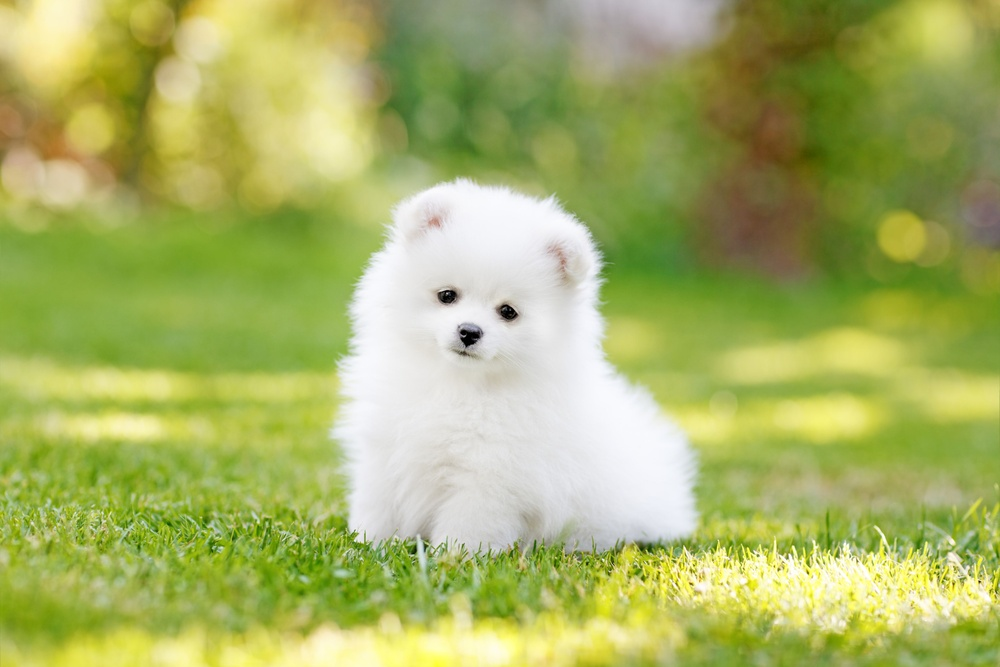
#> input picture other/cv2/images/img1.jpg, 1000 x 667 px, shrunk from 4231 x 2820 before the run
$ python threshold.py
#> lines starting #> are read from the running program, lines starting #| are printed output that depends on the picture; after the words box and inside, x2 and y2 are one past the last pixel; in counts of white or black regions, pixels touching at a corner belong together
import cv2 as cv
import matplotlib.pyplot as plt
'''
cv2.threshold():
参数：
    img:图像对象，必须是灰度图
    thresh:阈值
    maxval：最大值
    type:
        cv2.THRESH_BINARY:     小于阈值的像素置为0，大于阈值的置为maxval
        cv2.THRESH_BINARY_INV： 小于阈值的像素置为maxval，大于阈值的置为0
        cv2.THRESH_TRUNC：      小于阈值的像素不变，大于阈值的置为thresh
        cv2.THRESH_TOZERO       小于阈值的像素置0，大于阈值的不变
        cv2.THRESH_TOZERO_INV   小于阈值的不变，大于阈值的像素置0
返回两个值
    ret:阈值
    img：阈值化处理后的图像
'''

path = './images/img1.jpg'

img = cv.imread(path, 0)
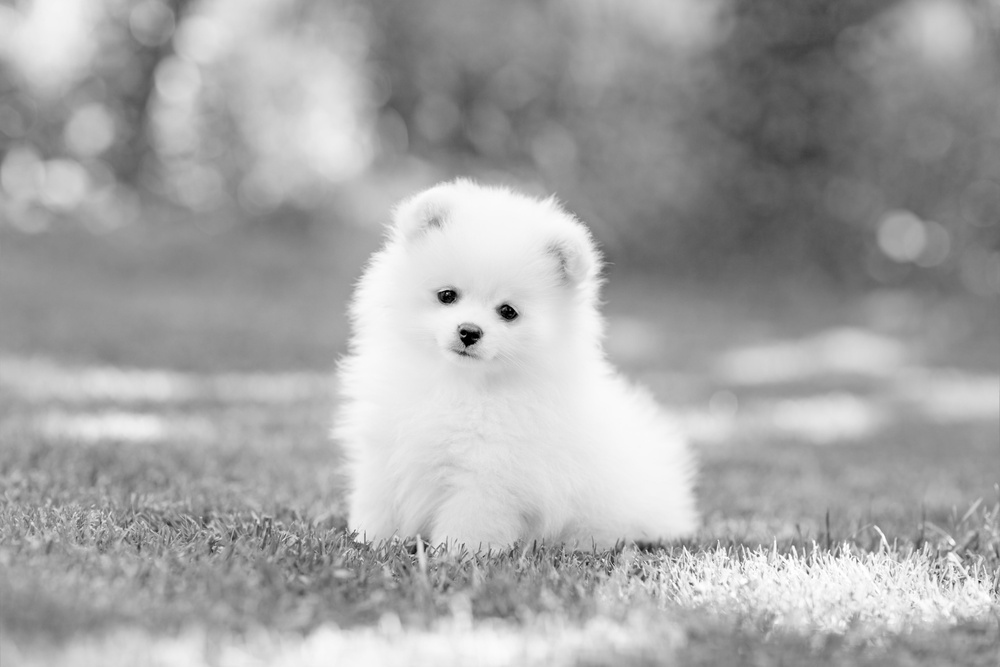
#> img: shape (667, 1000); min 0, max 255, mean 165.9

ret,thre1 = cv.threshold(img, 127, 255, cv.THRESH_BINARY)
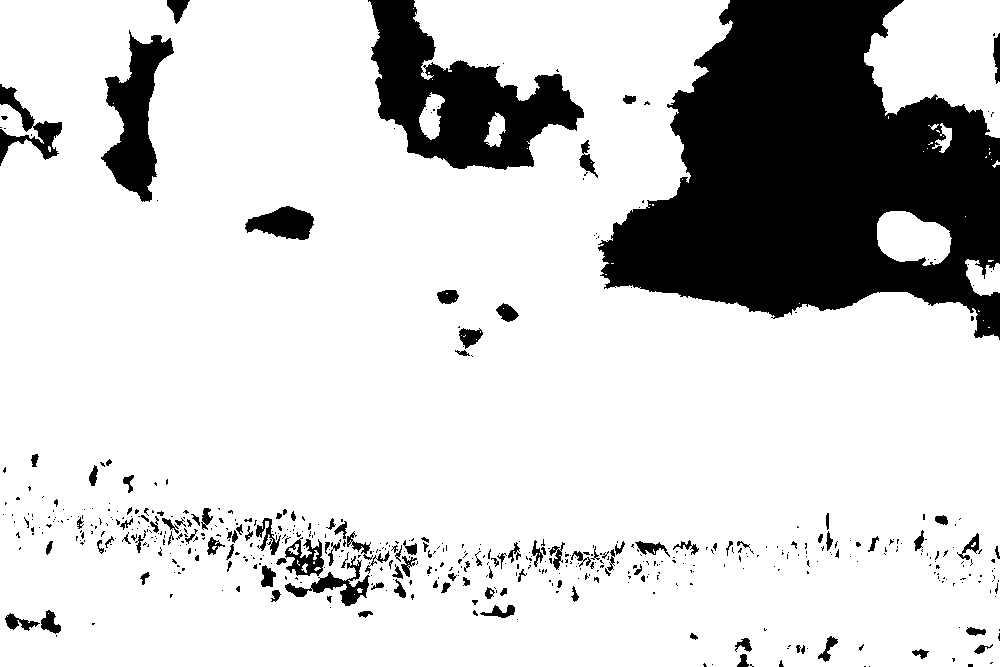
#> thre1: shape (667, 1000); 81.6% white; 561 black regions (433 under 20 px), largest, box (x1, y1, x2, y2) and area: (598, 0, 1000, 340) 83428, (368, 0, 584, 170) 17001, (101, 30, 174, 202) 5709
adaptive_thre1 = cv.adaptiveThreshold(img, 255, cv.ADAPTIVE_THRESH_MEAN_C, cv.THRESH_BINARY, 7, 2)
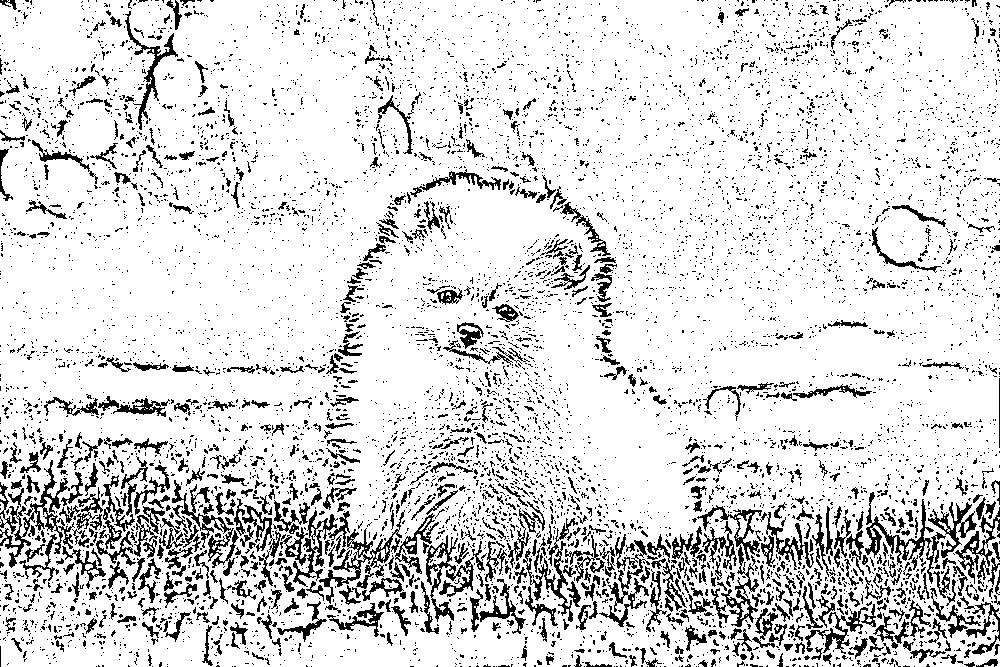
#> adaptive_thre1: shape (667, 1000); 86% white; black in thin lines or dots
adaptive_thre2 = cv.adaptiveThreshold(img, 255, cv.ADAPTIVE_THRESH_GAUSSIAN_C, cv.THRESH_BINARY, 7, 2)
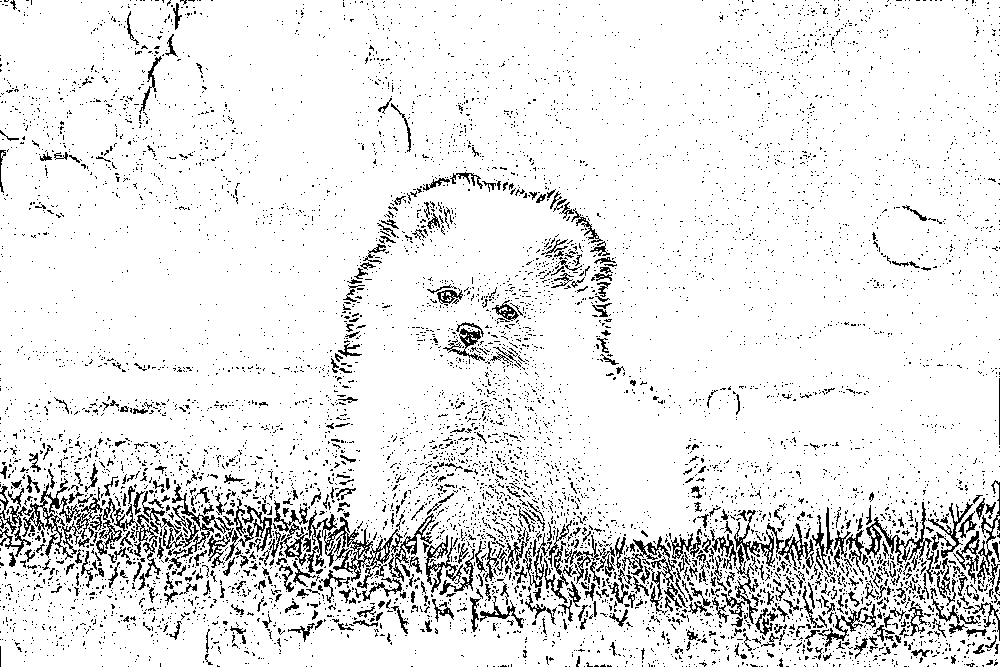
#> adaptive_thre2: shape (667, 1000); 90.8% white; black in thin lines or dots

titles = ["img","thre1","adaptive_thre1","adaptive_thre2"]
imgs = [img,thre1, adaptive_thre1 ,adaptive_thre2]

for i in range(4):
    plt.subplot(2,2,i+1), plt.imshow(imgs[i],"gray")
    plt.title(titles[i])
    plt.xticks([]),plt.yticks([])
plt.show()

$ run again, with other/cv2/images/img2.jpg copied over other/cv2/images/img1.jpg
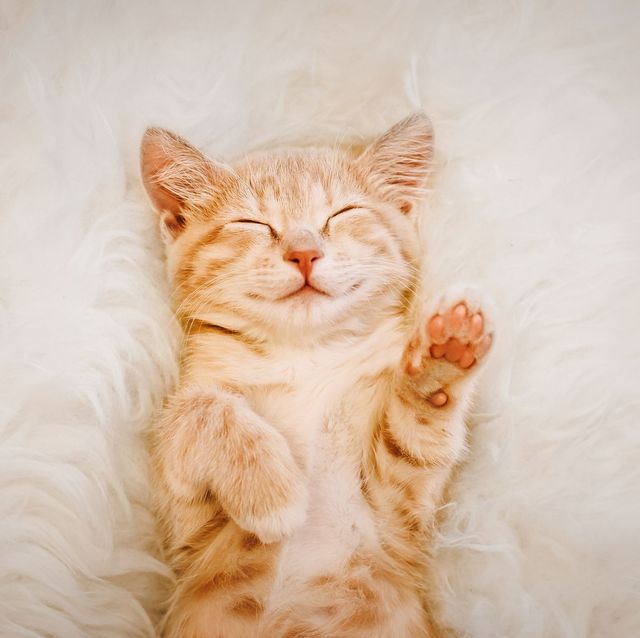
#> input picture other/cv2/images/img2.jpg, 640 x 638 px
#> `ret,thre1 = cv.threshold(img, 127, 255, cv.THRESH_BINARY)`:
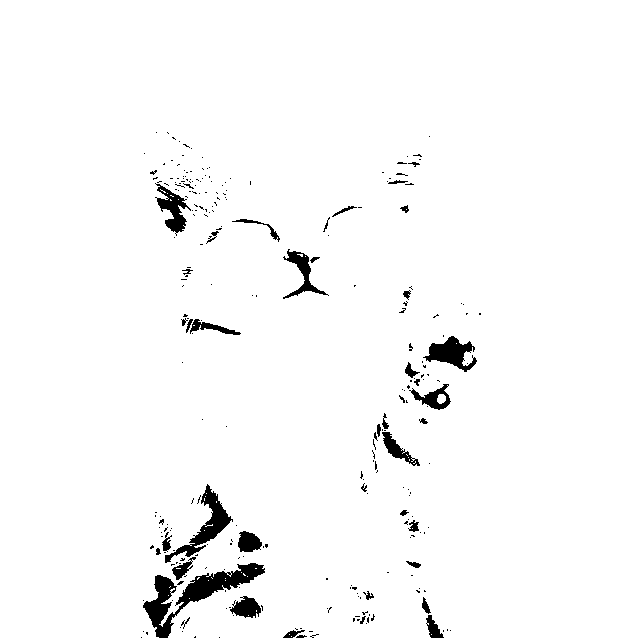
#> thre1: shape (638, 640); 97.4% white; 269 black regions (228 under 20 px), largest, box (x1, y1, x2, y2) and area: (143, 563, 265, 638) 2567, (165, 484, 233, 563) 1216, (423, 336, 477, 372) 933
#> adaptive_thre1: shape (638, 640); 82.4% white; black in thin lines or dots
#> `adaptive_thre2 = cv.adaptiveThreshold(img, 255, cv.ADAPTIVE_THRESH_GAU..`:
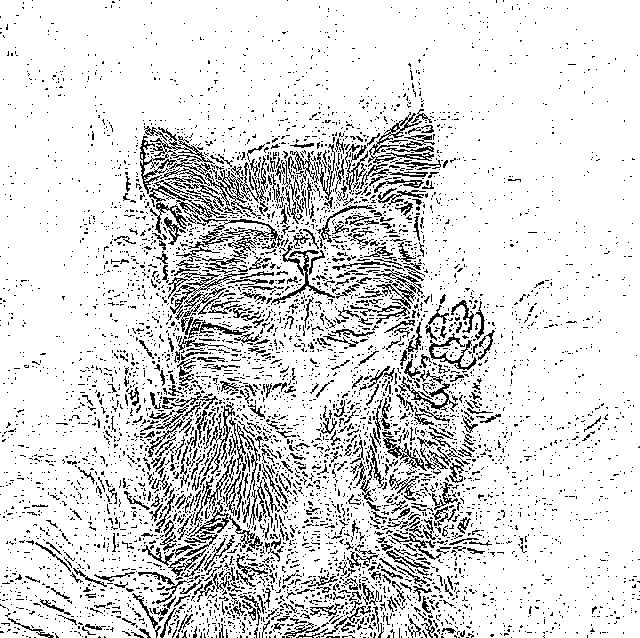
#> adaptive_thre2: shape (638, 640); 85.9% white; black in thin lines or dots

$ run again, with other/cv2/images/img3.jpg copied over other/cv2/images/img1.jpg
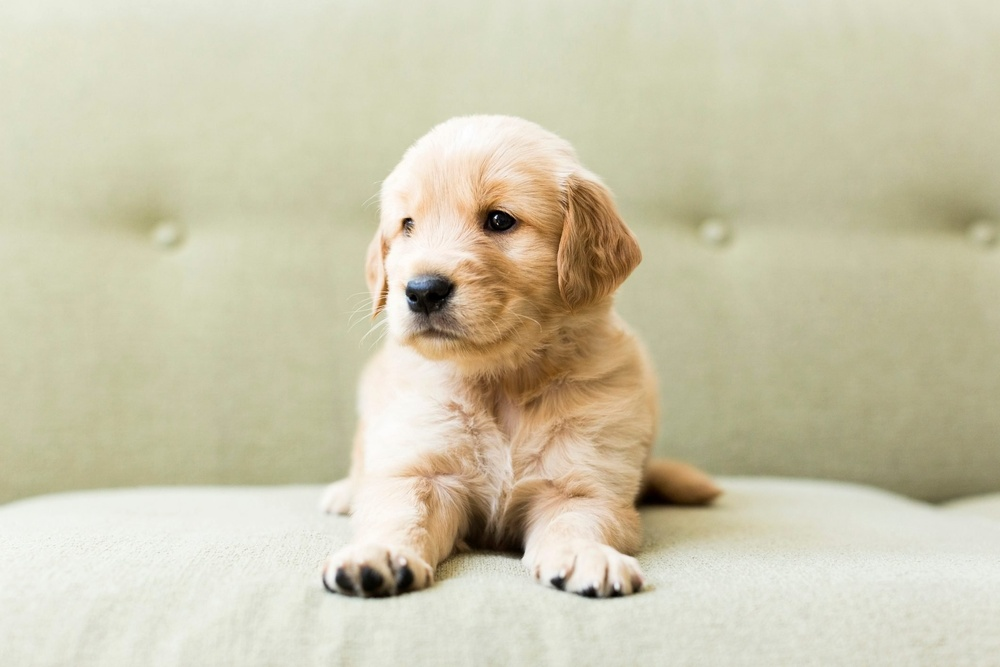
#> input picture other/cv2/images/img3.jpg, 1000 x 667 px, shrunk from 2121 x 1414 before the run
#> `ret,thre1 = cv.threshold(img, 127, 255, cv.THRESH_BINARY)`:
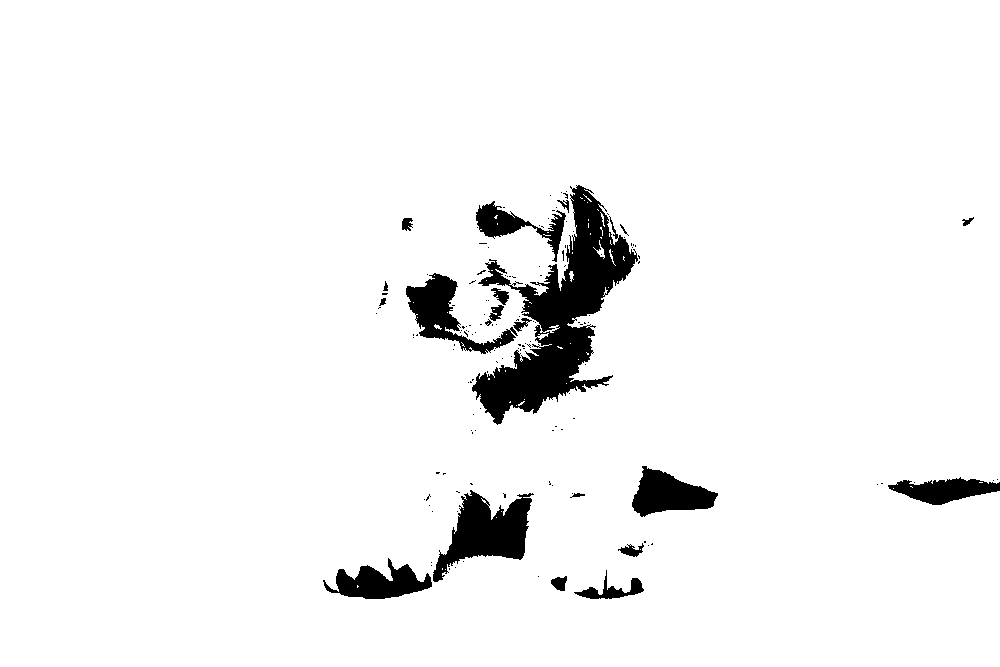
#> thre1: shape (667, 1000); 95.3% white; 146 black regions (125 under 20 px), largest, box (x1, y1, x2, y2) and area: (472, 185, 638, 425) 13850, (433, 490, 534, 582) 4372, (406, 273, 518, 354) 2926
#> adaptive_thre1: shape (667, 1000); 87% white; black in thin lines or dots
#> `adaptive_thre2 = cv.adaptiveThreshold(img, 255, cv.ADAPTIVE_THRESH_GAU..`:
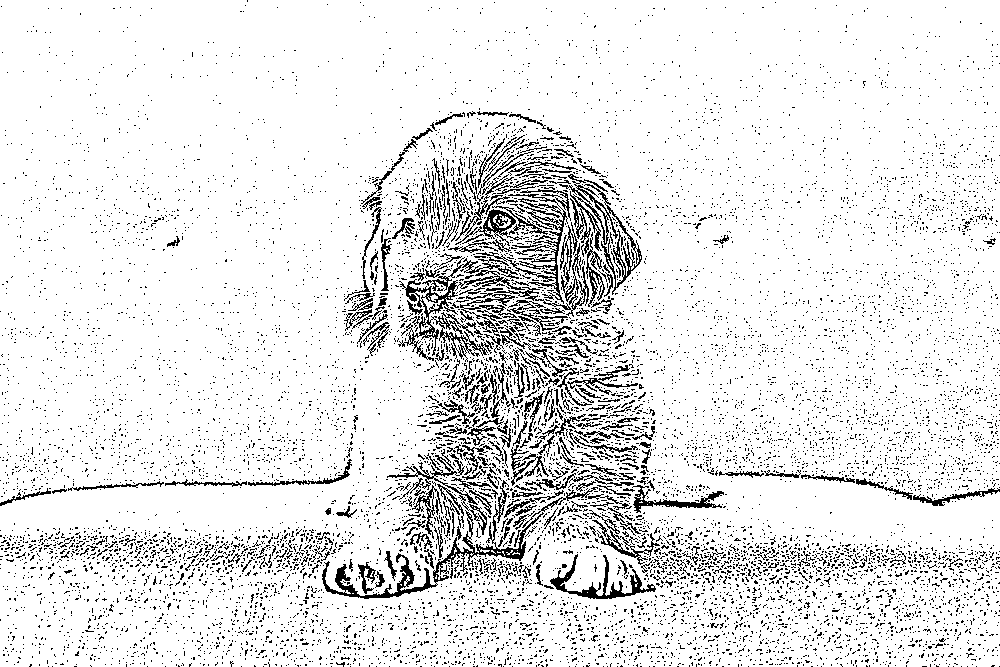
#> adaptive_thre2: shape (667, 1000); 90.4% white; black in thin lines or dots

$ run again, with other/cv2/images/img4.jpg copied over other/cv2/images/img1.jpg
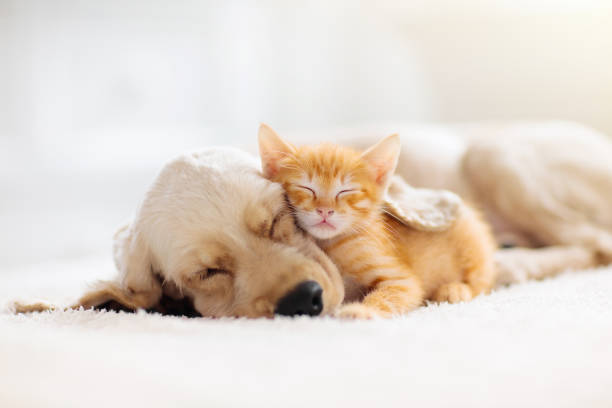
#> input picture other/cv2/images/img4.jpg, 612 x 408 px
#> `ret,thre1 = cv.threshold(img, 127, 255, cv.THRESH_BINARY)`:
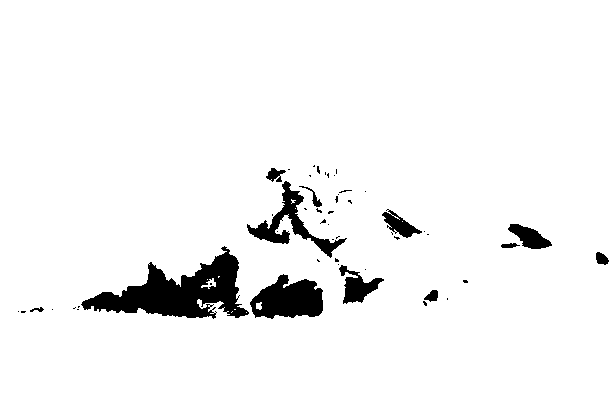
#> thre1: shape (408, 612); 95.2% white; 52 black regions (40 under 20 px), largest, box (x1, y1, x2, y2) and area: (81, 246, 249, 319) 5363, (250, 274, 323, 319) 2224, (247, 181, 347, 258) 1660
#> adaptive_thre1: shape (408, 612); 89.8% white; 1138 black regions (945 under 20 px), largest, box (x1, y1, x2, y2) and area: (96, 244, 323, 320) 2617, (288, 214, 381, 309) 1063, (252, 121, 304, 183) 711
#> `adaptive_thre2 = cv.adaptiveThreshold(img, 255, cv.ADAPTIVE_THRESH_GAU..`:
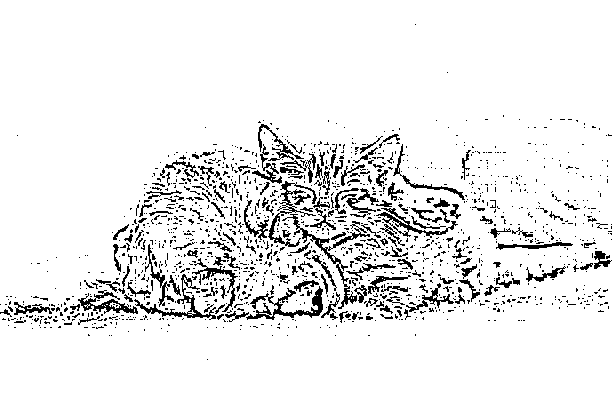
#> adaptive_thre2: shape (408, 612); 92.2% white; black in thin lines or dots, all inside (x1, y1, x2, y2) = (0, 24, 612, 360)
